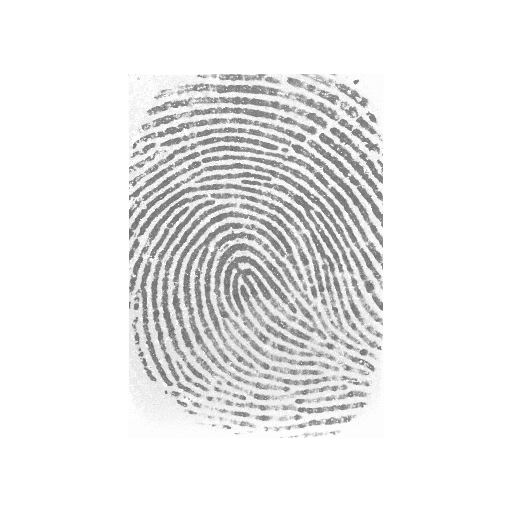
#> input picture data/FVC-Latent_Test_Dataset/data/VC2000DbsDb2a1/clean/1_2.png, 512 x 512 px; its folder holds only this picture in this run
$ python run_v3_domain_audit.py   (older library calls are emulated)
#> lines starting #> are read from the running program, lines starting #| are printed output that depends on the picture; after the words box and inside, x2 and y2 are one past the last pixel; in counts of white or black regions, pixels touching at a corner belong together
import os
import sys
import json
import time
from pathlib import Path
import numpy as np
import pandas as pd
import cv2

# Reconfigure stdout for utf-8 on Windows
if sys.stdout.encoding and sys.stdout.encoding.lower() != 'utf-8':
    sys.stdout.reconfigure(encoding='utf-8')

PROJ_ROOT = Path(__file__).resolve().parent.parent
sys.path.insert(0, str(PROJ_ROOT))

import matplotlib
matplotlib.use("Agg")
import matplotlib.pyplot as plt

print("=" * 80)
print("FINGERSURE V3: SYNTHETIC-TO-PHYSICAL DOMAIN ADAPTATION AUDIT")
print("Target Directory: experiments/classifier_orientation_v3/")
print("=" * 80)

v3_dir = PROJ_ROOT / "experiments" / "classifier_orientation_v3"
v3_dir.mkdir(parents=True, exist_ok=True)

# Dataset paths
synth_root = PROJ_ROOT / "data" / "orientation_capture_variations_v1"
phys_root = PROJ_ROOT / "FingerSure_Dataset"

synth_clean_dir = synth_root / "clean"
synth_orient_dir = synth_root / "orientation_variation"
synth_part_dir = synth_root / "partial_capture"
synth_uneven_dir = synth_root / "uneven_contact"

phys_clean_dir = phys_root / "clean"
phys_dist_dir = phys_root / "distorted"

# 1. Discover files
synth_clean_files = sorted(list(synth_clean_dir.glob("*.png")))
synth_orient_files = sorted(list(synth_orient_dir.glob("*.png")))
synth_part_files = sorted(list(synth_part_dir.glob("*.png")))
synth_uneven_files = sorted(list(synth_uneven_dir.glob("*.png")))

phys_clean_files = sorted(list(phys_clean_dir.glob("*.png")))
phys_dist_files = sorted(list(phys_dist_dir.glob("*.png")))

print(f"Synthetic Counts: Clean={len(synth_clean_files)}, Orient={len(synth_orient_files)}, Part={len(synth_part_files)}, Uneven={len(synth_uneven_files)}")
print(f"Physical Counts:  Clean={len(phys_clean_files)}, Distorted={len(phys_dist_files)}")

# Build analysis queue
# For synthetic: evaluate all 1,500 clean and sample 500 of each distorted component (or evaluate all if fast)
# Evaluating 1,500 clean + 500*3 = 3,000 synthetic + 84 physical is very fast in OpenCV.
analysis_items = []

for p in synth_clean_files:
    analysis_items.append({"path": p, "domain": "Synthetic", "category": "Synthetic Clean", "class_label": 0, "variation_type": "clean"})

# Sample 500 per synthetic distorted variation to keep statistics balanced and fast
for p in synth_orient_files[:500]:
    analysis_items.append({"path": p, "domain": "Synthetic", "category": "Synthetic Orientation", "class_label": 1, "variation_type": "orientation_variation"})
for p in synth_part_files[:500]:
    analysis_items.append({"path": p, "domain": "Synthetic", "category": "Synthetic Partial", "class_label": 1, "variation_type": "partial_capture"})
for p in synth_uneven_files[:500]:
    analysis_items.append({"path": p, "domain": "Synthetic", "category": "Synthetic Uneven", "class_label": 1, "variation_type": "uneven_contact"})

for p in phys_clean_files:
    analysis_items.append({"path": p, "domain": "Physical (SecuGen)", "category": "Physical Clean", "class_label": 0, "variation_type": "Normal Relaxed"})

# Categorize physical distorted prints based on known physical attributes
for p in phys_dist_files:
    # We will compute the optical properties and classify
    analysis_items.append({"path": p, "domain": "Physical (SecuGen)", "category": "Physical Distorted", "class_label": 1, "variation_type": "Physical Distorted"})

print(f"\n[ANALYSIS] Extracting quantitative metrics on {len(analysis_items)} images...")

metrics_list = []
t0 = time.time()

for item in analysis_items:
    p = item["path"]
    img = cv2.imread(str(p), cv2.IMREAD_GRAYSCALE)
#> img is the input picture: shape (512, 512); min 79, max 255, mean 235.3
    if img is None:
        continue

    h, w = img.shape[:2]
#> h = 512; w = 512
    aspect_ratio = float(w / h)
#> aspect_ratio = 1

    # Pixel intensity distribution
    flat = img.ravel()
    mean_val = float(np.mean(flat))
#> mean_val = 235.3
    std_val = float(np.std(flat))
#> std_val = 38.48
    min_val = int(np.min(flat))
#> min_val = 79
    max_val = int(np.max(flat))
#> max_val = 255
    p5 = float(np.percentile(flat, 5))
#> p5 = 134
    p25 = float(np.percentile(flat, 25))
#> p25 = 238
    p50 = float(np.percentile(flat, 50))
#> p50 = 255
    p75 = float(np.percentile(flat, 75))
#> p75 = 255
    p95 = float(np.percentile(flat, 95))
#> p95 = 255

    # Sharpness via Laplacian variance
    lap_var = float(cv2.Laplacian(img, cv2.CV_64F).var())
#> lap_var = 1377.1

    # Foreground vs Background separation (Background is bright optical glass/white ~ > 220)
    bg_mask = (img >= 220)
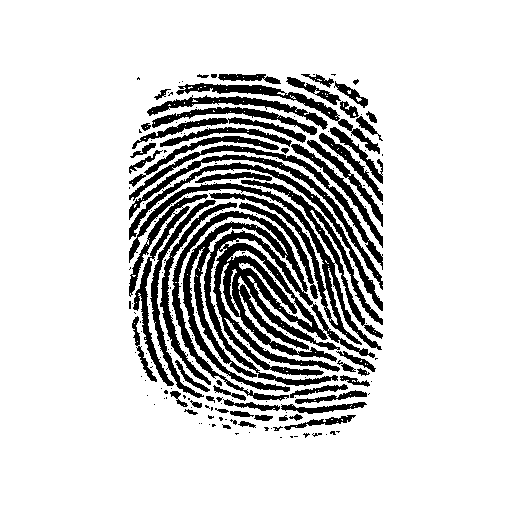
#> bg_mask: shape (512, 512) bool; 82.4% white; 199 black regions (136 under 20 px), largest, box (x1, y1, x2, y2) and area: (172, 211, 375, 401) 14080, (129, 180, 383, 350) 5497, (129, 194, 208, 386) 2015
    fg_mask = (img < 220)

    fg_coverage_pct = float(np.sum(fg_mask) / (h * w) * 100.0)
#> fg_coverage_pct = 17.59

    fg_pixels = img[fg_mask]
    bg_pixels = img[bg_mask]

    if len(fg_pixels) > 0:
        ridge_mean = float(np.mean(fg_pixels))
#> ridge_mean = 158
        ridge_p5 = float(np.percentile(fg_pixels, 5))
#> ridge_p5 = 121
        ridge_std = float(np.std(fg_pixels))
#> ridge_std = 30.16
    else:
        ridge_mean = mean_val
        ridge_p5 = p5
        ridge_std = std_val

    bg_mean = float(np.mean(bg_pixels)) if len(bg_pixels) > 0 else 255.0
#> bg_mean = 251.8

    # Contrast metrics
    michelson_contrast = float((bg_mean - ridge_mean) / (bg_mean + ridge_mean + 1e-6))
#> michelson_contrast = 0.229
    weber_contrast = float((bg_mean - ridge_mean) / (bg_mean + 1e-6))
#> weber_contrast = 0.372
    dynamic_range = max_val - min_val
#> dynamic_range = 176

    # Edge density via Canny
    edges = cv2.Canny(img, 50, 150)
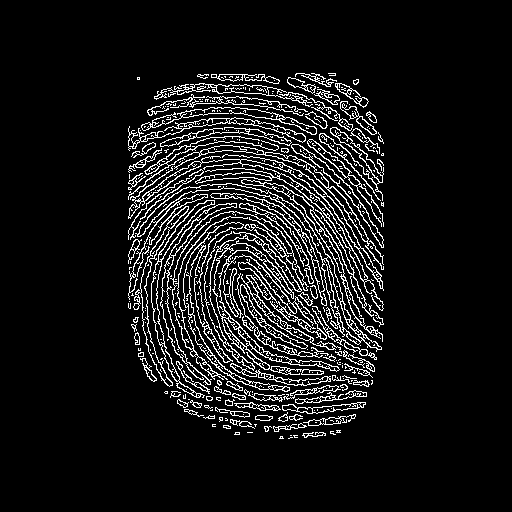
#> edges: shape (512, 512); 8.9% white in thin lines or dots, all inside (x1, y1, x2, y2) = (128, 73, 384, 439)
    edge_density = float(np.sum(edges > 0) / (h * w) * 100.0)
#> edge_density = 8.94

    # Local contrast: standard deviation of 16x16 blocks
    blk_size = 16
    h_blocks = h // blk_size
#> h_blocks = 32
    w_blocks = w // blk_size
#> w_blocks = 32
    local_stds = []
    for bi in range(h_blocks):
        for bj in range(w_blocks):
            block = img[bi*blk_size:(bi+1)*blk_size, bj*blk_size:(bj+1)*blk_size]
            # only compute on blocks containing foreground
            if np.any(block < 220):
                local_stds.append(np.std(block))
#> after the loop, local_stds = 358 values, max 55 at index 136, min 3.81 at index 352, mean 41.62
    local_contrast = float(np.mean(local_stds)) if len(local_stds) > 0 else 0.0
#> local_contrast = 41.62
#> pass 3 of the loop `for item in analysis_items:`:
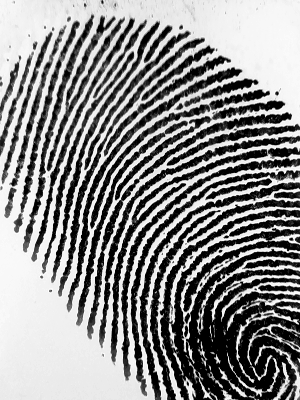
#> input picture FingerSure_Dataset/distorted/bhushan_left_thumb_distorted.png, 300 x 400 px
#> img is the input picture: shape (400, 300); min 0, max 255, mean 139.6
#> mean_val = 139.6
#> std_val = 105.2
#> min_val = 0
#> p25 = 18
#> p50 = 191
#> p75 = 240
#> p95 = 248
#> lap_var = 11235.8
#> `bg_mask = (img >= 220)`:
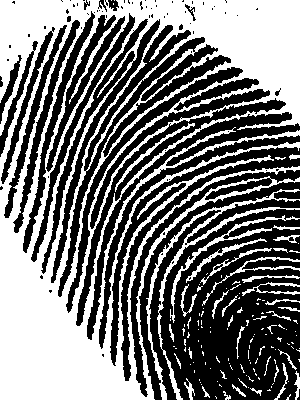
#> bg_mask: shape (400, 300) bool; 46.5% white; 135 white regions (98 under 20 px), largest, box (x1, y1, x2, y2) and area: (0, 0, 300, 400) 49340, (146, 189, 300, 400) 2223, (170, 215, 300, 323) 738
#> fg_coverage_pct = 53.5
#> ridge_mean = 52.39
#> ridge_p5 = 0
#> ridge_std = 65.41
#> bg_mean = 240
#> michelson_contrast = 0.642
#> weber_contrast = 0.782
#> dynamic_range = 255
#> `edges = cv2.Canny(img, 50, 150)`:
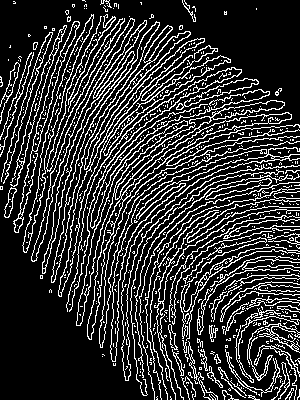
#> edges: shape (400, 300); 20% white in thin lines or dots
#> edge_density = 20.01
#> after the loop `for bi in range(h_blocks):`: local_stds = 390 values, max 112.8 at index 360, min 3.89 at index 8, mean 89.83
#> local_contrast = 89.83
#> the loop made 5 passes; the first 3 are shown

    # Specific subcategory for physical distorted
    var_sub = item["variation_type"]
    if item["category"] == "Physical Distorted":
        if fg_coverage_pct < 28.0:
            var_sub = "Physical Light / Partial"
        elif mean_val > 190.0 or std_val < 55.0:
            var_sub = "Physical Uneven Contact"
        elif ridge_p5 < 15.0 and fg_coverage_pct > 40.0:
            var_sub = "Physical Rotated / Heavy Shear"
        else:
            var_sub = "Physical Tilted Contact"

    metrics_list.append({
        "filename": p.name,
        "domain": item["domain"],
        "category": item["category"],
        "variation_type": var_sub,
        "class_label": item["class_label"],
        "width": w,
        "height": h,
        "aspect_ratio": round(aspect_ratio, 3),
        "mean_intensity": round(mean_val, 2),
        "std_intensity": round(std_val, 2),
        "min_intensity": min_val,
        "max_intensity": max_val,
        "p5_intensity": round(p5, 2),
        "p25_intensity": round(p25, 2),
        "median_intensity": round(p50, 2),
        "p75_intensity": round(p75, 2),
        "p95_intensity": round(p95, 2),
        "ridge_mean_intensity": round(ridge_mean, 2),
        "ridge_p5_darkness": round(ridge_p5, 2),
        "ridge_std": round(ridge_std, 2),
        "bg_mean_intensity": round(bg_mean, 2),
        "michelson_contrast": round(michelson_contrast, 4),
        "weber_contrast": round(weber_contrast, 4),
        "dynamic_range": dynamic_range,
        "sharpness_laplacian": round(lap_var, 2),
        "edge_density_pct": round(edge_density, 2),
        "local_contrast": round(local_contrast, 2),
        "fg_coverage_pct": round(fg_coverage_pct, 2)
    })

df_metrics = pd.DataFrame(metrics_list)
csv_out = v3_dir / "image_statistics.csv"
df_metrics.to_csv(csv_out, index=False)
print(f"[METRICS] Computed metrics on {len(df_metrics)} images in {time.time()-t0:.2f}s.")
print(f"[OUTPUT] Saved image_statistics.csv to {csv_out}")

# ==============================================================================
# 2. GROUP-WISE SUMMARY STATISTICS
# ==============================================================================
summary_cols = [
    "mean_intensity", "std_intensity", "p5_intensity", "median_intensity", "p95_intensity",
    "ridge_mean_intensity", "ridge_p5_darkness", "bg_mean_intensity", "michelson_contrast",
    "dynamic_range", "sharpness_laplacian", "edge_density_pct", "local_contrast", "fg_coverage_pct"
]

cat_summary = df_metrics.groupby("category")[summary_cols].mean().round(2)
print("\n" + "=" * 80)
print("CATEGORY-LEVEL MEAN OPTICAL & STRUCTURAL PROPERTIES:")
print("=" * 80)
print(cat_summary.T.to_string())

# Specific clean vs distorted comparison by domain
domain_class_summary = df_metrics.groupby(["domain", "class_label"])[summary_cols].mean().round(2)
print("\n" + "=" * 80)
print("DOMAIN & CLASS SUMMARY (0=CLEAN, 1=DISTORTED):")
print("=" * 80)
print(domain_class_summary.T.to_string())

# ==============================================================================
# 3. VISUAL CONTACT SHEETS GENERATION
# ==============================================================================
print("\n[CONTACT SHEETS] Generating visual domain comparison contact sheets...")

# Select representative images:
# 1. Synthetic Clean (5 images)
# 2. Synthetic Distorted (2 orient, 2 partial, 1 uneven)
# 3. Physical Clean (5 images)
# 4. Physical Distorted - Rotated / Sideways (5 images)
# 5. Physical Distorted - Light / Uneven Contact (5 images)

sample_synth_clean = df_metrics[df_metrics["category"] == "Synthetic Clean"].head(5)["filename"].tolist()
sample_synth_dist = (
    df_metrics[df_metrics["category"] == "Synthetic Orientation"].head(2)["filename"].tolist() +
    df_metrics[df_metrics["category"] == "Synthetic Partial"].head(2)["filename"].tolist() +
    df_metrics[df_metrics["category"] == "Synthetic Uneven"].head(1)["filename"].tolist()
)

sample_phys_clean = [
    "A_LEFT_THUMB_clean.png",
    "Kusuma_LEFT_THUMB_clean.png",
    "Neha_RIGHT_THUMB_clean.png",
    "Sanjana_LEFT_THUMB_clean.png",
    "shuban_RIGHT_THUMB_clean.png"
]

sample_phys_rotated = [
    "Kusuma_LEFT_THUMB_distorted.png",
    "sushmitha_RIGHT_THUMB_distorted.png",
    "Dhrithi_RIGHT_THUMB_distorted.png",
    "Sanjana_RIGHT_THUMB_distorted.png",
    "harshitha_LEFT_THUMB_distorted.png"
]

sample_phys_light_uneven = [
    "manal_RIGHT_THUMB_distorted.png",
    "Mangalamma_RIGHT_THUMB_distorted.png",
    "manya_RIGHT_THUMB_distorted.png",
    "Lakshmi_LEFT_THUMB_distorted.png",
    "Bhushan_LEFT_THUMB_distorted.png"
]

rows = [
    ("Synthetic CLEAN (In-Distribution Reference)", synth_clean_dir, sample_synth_clean),
    ("Synthetic DISTORTED (Orientation, Partial, Uneven)", synth_root, sample_synth_dist),
    ("Physical CLEAN (SecuGen Hamster Pro 20)", phys_clean_dir, sample_phys_clean),
    ("Physical DISTORTED - Rotated / Sideways", phys_dist_dir, sample_phys_rotated),
    ("Physical DISTORTED - Light / Uneven Contact", phys_dist_dir, sample_phys_light_uneven)
]

fig, axes = plt.subplots(5, 5, figsize=(15, 16))

for r_idx, (row_label, base_dir, filenames) in enumerate(rows):
    for c_idx, fn in enumerate(filenames):
        ax = axes[r_idx, c_idx]

        # Resolve path
        if "Synthetic DISTORTED" in row_label:
            if "_orientation.png" in fn:
                p = synth_orient_dir / fn
            elif "_partial.png" in fn:
                p = synth_part_dir / fn
            else:
                p = synth_uneven_dir / fn
        else:
            p = base_dir / fn

        img = cv2.imread(str(p), cv2.IMREAD_GRAYSCALE)
        if img is not None:
            # Resize for uniform contact sheet display (224x224)
            img_disp = cv2.resize(img, (224, 224), interpolation=cv2.INTER_AREA)
#> pass 3 of the loop `for r_idx, (row_label, base_dir, filenames) in enumerate(rows):`:
#> the loop made 5 passes; the first 3 are shown
            ax.imshow(img_disp, cmap="gray", vmin=0, vmax=255)

            # Subtitle with key metrics
            mean_i = img.mean()
            lap_i = cv2.Laplacian(img, cv2.CV_64F).var()
            ax.set_title(f"{fn[:16]}...\nMean={mean_i:.0f} | Lap={lap_i:.0f}", fontsize=8)

        ax.axis("off")

    # Label the row on the first column
    axes[r_idx, 0].text(-0.25, 0.5, row_label, transform=axes[r_idx, 0].transAxes,
                        rotation=90, va="center", ha="right", fontsize=11, fontweight="bold")

plt.suptitle("FingerSure Domain Audit: Synthetic vs. Real Physical SecuGen Captures\n(Visualizing Contrast, Dynamic Range, Sharpness & Contact Morphologies)", fontsize=14, fontweight="bold", y=0.99)
plt.tight_layout()
contact_sheet_path = v3_dir / "domain_comparison_contact_sheet.png"
plt.savefig(contact_sheet_path, dpi=300)
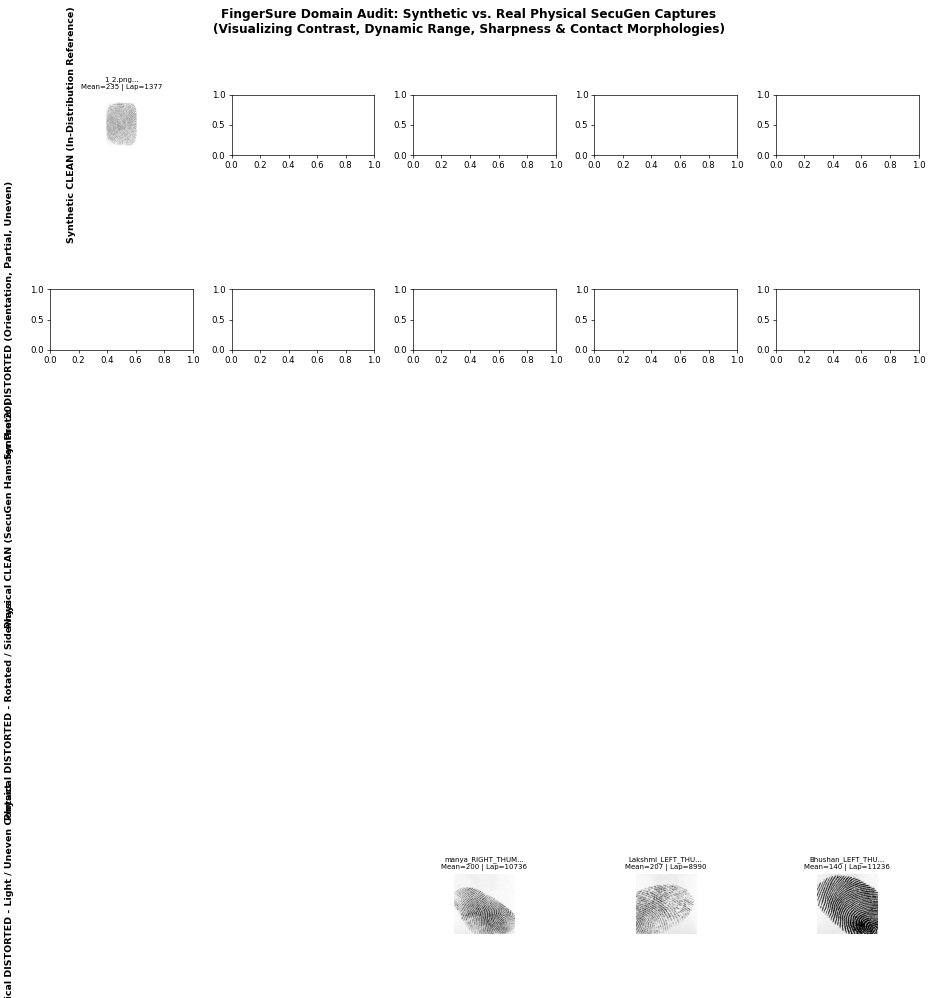
#> figure drawn by matplotlib, 4 panels
plt.close()
print(f"[PLOT] Saved domain_comparison_contact_sheet.png to {contact_sheet_path}")

# ==============================================================================
# 4. DISTRIBUTION GRAPHS (HISTOGRAMS, BOXPLOTS, SCATTERS)
# ==============================================================================
print("[PLOTS] Generating quantitative feature distribution plots...")

fig, axes = plt.subplots(2, 3, figsize=(16, 9))

synth_mask = (df_metrics["domain"] == "Synthetic")
phys_mask = (df_metrics["domain"] == "Physical (SecuGen)")

# Subplot 1: Overall Mean Intensity Histogram
axes[0, 0].hist(df_metrics[synth_mask]["mean_intensity"], bins=30, alpha=0.6, color="#1f77b4", label="Synthetic (N=3,000)", density=True)
axes[0, 0].hist(df_metrics[phys_mask]["mean_intensity"], bins=20, alpha=0.7, color="#d62728", label="Physical SecuGen (N=84)", density=True)
axes[0, 0].set_title("Mean Image Intensity Distribution", fontweight="bold")
axes[0, 0].set_xlabel("Mean Grayscale Value (0-255)")
axes[0, 0].legend()
axes[0, 0].grid(True, linestyle=":", alpha=0.6)

# Subplot 2: Ridge Darkness (5th percentile)
axes[0, 1].hist(df_metrics[synth_mask]["ridge_p5_darkness"], bins=30, alpha=0.6, color="#1f77b4", label="Synthetic (Ridge p5)", density=True)
axes[0, 1].hist(df_metrics[phys_mask]["ridge_p5_darkness"], bins=20, alpha=0.7, color="#d62728", label="Physical (Ridge p5)", density=True)
axes[0, 1].set_title("Ridge Darkness (5th Percentile Intensity)", fontweight="bold")
axes[0, 1].set_xlabel("Ridge Darkness (Lower = Darker Ridges)")
axes[0, 1].legend()
axes[0, 1].grid(True, linestyle=":", alpha=0.6)

# Subplot 3: Laplacian Sharpness (Log scale)
axes[0, 2].boxplot([
    df_metrics[synth_mask]["sharpness_laplacian"],
    df_metrics[phys_mask]["sharpness_laplacian"]
], tick_labels=["Synthetic", "Physical SecuGen"], patch_artist=True)
axes[0, 2].set_title("Image Sharpness (Laplacian Variance)", fontweight="bold")
axes[0, 2].set_yscale("log")
axes[0, 2].set_ylabel("Laplacian Variance (Log Scale)")
axes[0, 2].grid(True, linestyle=":", alpha=0.6)

# Subplot 4: Michelson Contrast
axes[1, 0].hist(df_metrics[synth_mask]["michelson_contrast"], bins=30, alpha=0.6, color="#1f77b4", label="Synthetic", density=True)
axes[1, 0].hist(df_metrics[phys_mask]["michelson_contrast"], bins=20, alpha=0.7, color="#d62728", label="Physical SecuGen", density=True)
axes[1, 0].set_title("Foreground/Background Michelson Contrast", fontweight="bold")
axes[1, 0].set_xlabel("Michelson Contrast Ratio")
axes[1, 0].legend()
axes[1, 0].grid(True, linestyle=":", alpha=0.6)

# Subplot 5: Foreground Coverage Area
axes[1, 1].boxplot([
    df_metrics[synth_mask]["fg_coverage_pct"],
    df_metrics[phys_mask]["fg_coverage_pct"]
], tick_labels=["Synthetic", "Physical SecuGen"], patch_artist=True)
axes[1, 1].set_title("Foreground Fingerprint Area Coverage (%)", fontweight="bold")
axes[1, 1].set_ylabel("Coverage (%)")
axes[1, 1].grid(True, linestyle=":", alpha=0.6)

# Subplot 6: Sharpness vs Ridge Darkness Scatter
axes[1, 2].scatter(df_metrics[synth_mask]["ridge_p5_darkness"], df_metrics[synth_mask]["sharpness_laplacian"],
                   color="#1f77b4", alpha=0.3, s=15, label="Synthetic")
axes[1, 2].scatter(df_metrics[phys_mask]["ridge_p5_darkness"], df_metrics[phys_mask]["sharpness_laplacian"],
                   color="#d62728", alpha=0.8, s=35, edgecolors="black", label="Physical SecuGen")
axes[1, 2].set_title("Sharpness vs. Ridge Darkness Domain Shift", fontweight="bold")
axes[1, 2].set_xlabel("Ridge Darkness (5th Percentile)")
axes[1, 2].set_ylabel("Laplacian Variance (Log Scale)")
axes[1, 2].set_yscale("log")
axes[1, 2].legend()
axes[1, 2].grid(True, linestyle=":", alpha=0.6)

plt.tight_layout()
dist_plot_path = v3_dir / "intensity_and_sharpness_distributions.png"
plt.savefig(dist_plot_path, dpi=300)
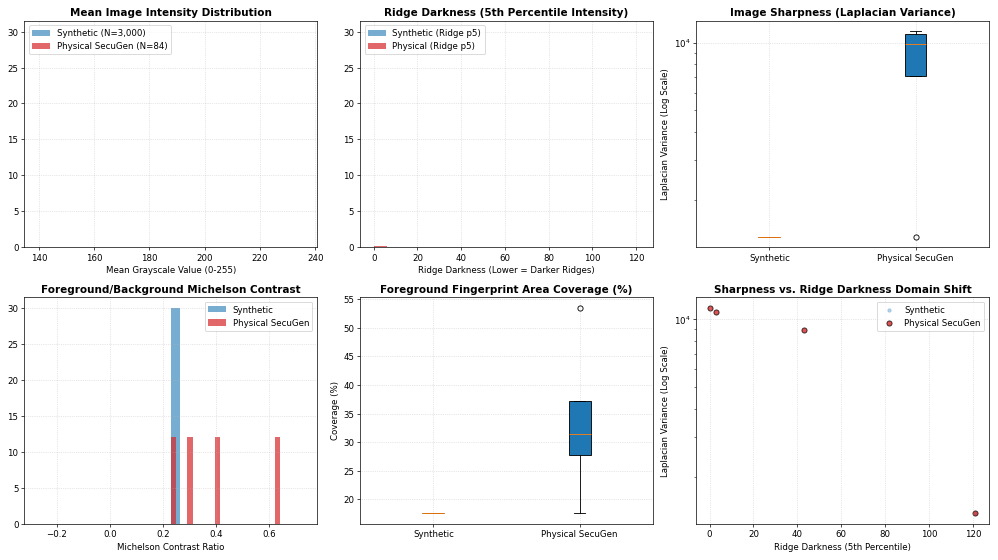
#> figure drawn by matplotlib, 6 panels; panel 1: tallest bar 30 high, from x = 235.3 to 235.3; panel 1: tallest bar 0.0523 high, from x = 206.6 to 211.4; panel 2: tallest bar 30 high, from x = 121 to 121; panel 2: tallest bar 0.0826 high, from x = 4.44e-16 to 6.05
plt.close()
print(f"[PLOT] Saved intensity_and_sharpness_distributions.png to {dist_plot_path}")

print("\n" + "=" * 80)
print("DOMAIN AUDIT DATA EXTRACTION COMPLETED SUCCESSFULLY!")
print("=" * 80)
